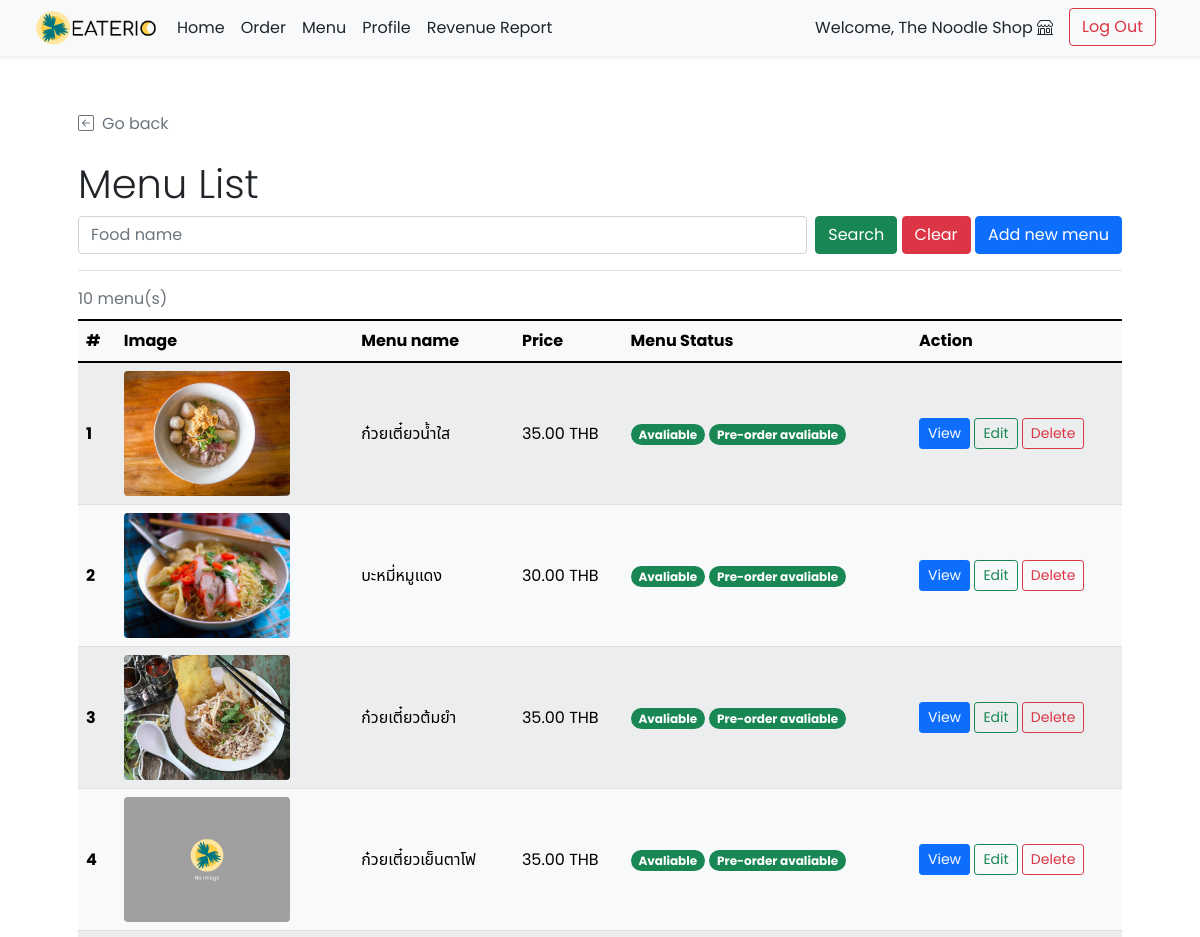
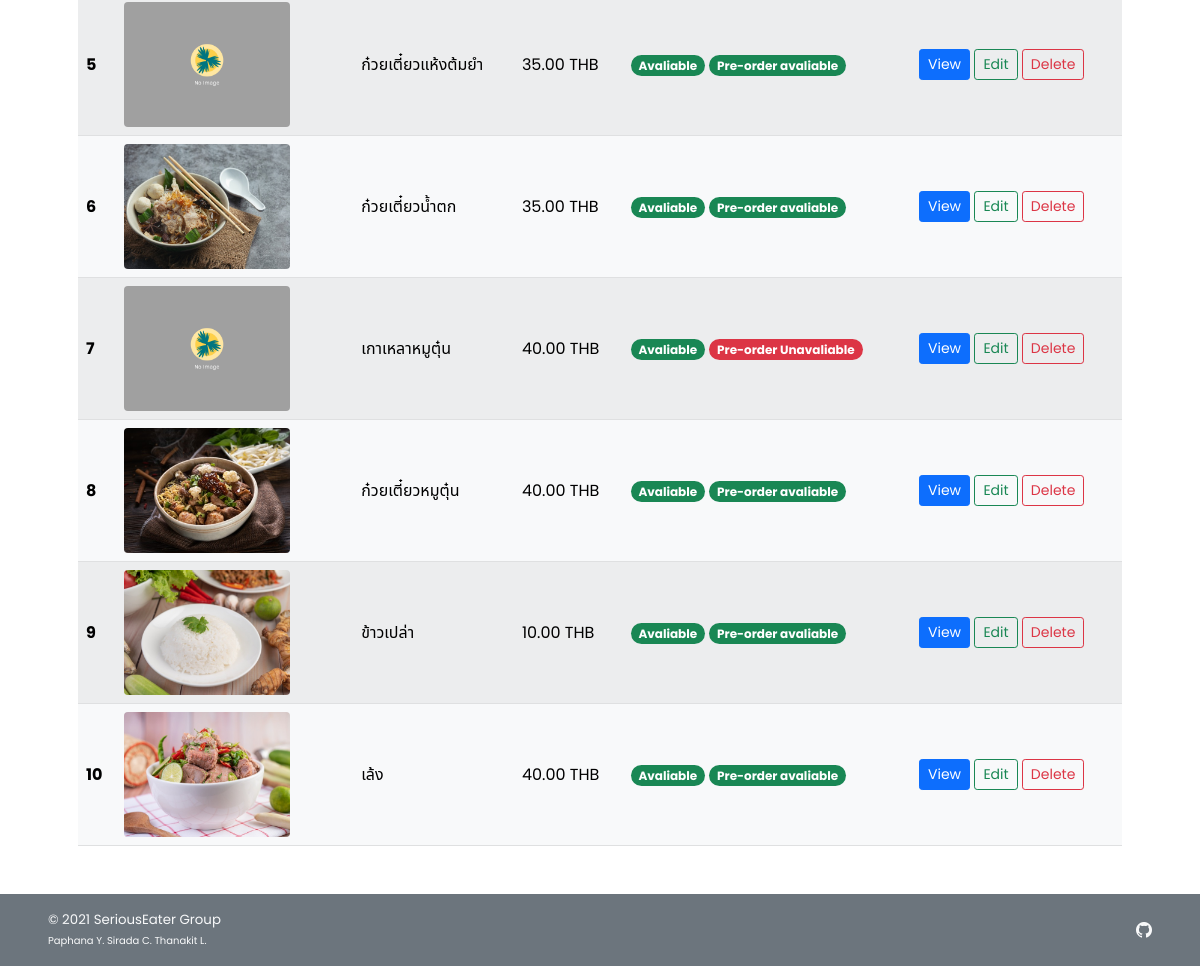
Page /shop/shop_menu_list.php (signed in) on the committed database (2 pictures, top to bottom).
### tables this page shows
CREATE TABLE `food` (
  `f_id` int(11) NOT NULL,
  `s_id` int(11) NOT NULL,
  `f_name` varchar(100) NOT NULL,
  `f_price` decimal(6,2) NOT NULL,
  `f_todayavail` tinyint(4) NOT NULL DEFAULT 1 COMMENT 'Food is available to order or not',
  `f_preorderavail` tinyint(4) NOT NULL DEFAULT 1,
  `f_pic` text DEFAULT NULL
);

### shop/shop_menu_list.php (the view, shortened to what this page needs)
<!DOCTYPE html>
<html lang="en">
<head>
    <?php
        include("../conn_db.php");
        include('../head.php');
        $s_id = $_SESSION["sid"];
    ?>
    <link href="../css/main.css" rel="stylesheet">
</head>
<body class="d-flex flex-column h-100">
    <?php include('nav_header_shop.php'); ?>
    <div class="container px-5 pt-4" id="shop-body">
        <div class="mt-4 border-bottom">
            <a class="nav nav-item text-decoration-none text-muted mb-2" href="#" onclick="history.back();">
                <i class="bi bi-arrow-left-square me-2"></i>Go back
            </a>
            <h2 class="pt-3 display-6">Menu List</h2>
            <form class="form-floating mb-3" method="GET" action="shop_menu_list.php">
                <div class="row g-2">
                    <div class="col">
                        <input type="text" class="form-control" id="f_name" name="f_name" placeholder="Food name"
                            <?php if(isset($_GET["search"])){?>value="<?php echo $_GET["f_name"];?>" <?php } ?>>
                    </div>
                    <div class="col-auto">
                        <button type="submit" name="search" class="btn btn-success">Search</button>
                        <button type="reset" class="btn btn-danger"
                            onclick="javascript: window.location='shop_menu_list.php'">Clear</button>
                        <a href="shop_menu_add.php" class="btn btn-primary">Add new menu</a>
                    </div>
                </div>
            </form>
        </div>
    <div class="pt-2" id="cust-table">
        <?php
            if(!isset($_GET["search"])){
                $search_query = "SELECT * FROM food f WHERE s_id = {$s_id};";
            }else{
                $search_fn=$_GET["f_name"];
                $search_query = "SELECT * FROM food f WHERE s_id = {$s_id} AND f_name LIKE '%{$search_fn}%';";
            }
            $search_result = $mysqli -> query($search_query);
            $search_numrow = $search_result -> num_rows;
            if($search_numrow == 0){
        ?>
        <div class="row">
            <div class="col mt-2 ms-2 p-2 bg-danger text-white rounded text-start">
                <svg xmlns="http://www.w3.org/2000/svg" width="16" height="16" fill="currentColor"
                    class="bi bi-x-circle ms-2" viewBox="0 0 16 16">
                    <path d="M8 15A7 7 0 1 1 8 1a7 7 0 0 1 0 14zm0 1A8 8 0 1 0 8 0a8 8 0 0 0 0 16z" />
                    <path
                        d="M4.646 4.646a.5.5 0 0 1 .708 0L8 7.293l2.646-2.647a.5.5 0 0 1 .708.708L8.707 8l2.647 2.646a.5.5 0 0 1-.708.708L8 8.707l-2.646 2.647a.5.5 0 0 1-.708-.708L7.293 8 4.646 5.354a.5.5 0 0 1 0-.708z" />
                </svg><span class="ms-2 mt-2">No shop found!</span>
                <a href="shop_menu_list.php" class="text-white">Clear Search Result</a>
            </div>
        </div>
        <?php } else{ ?>
        <div class="table-responsive">
        <table class="table rounded-5 table-light table-striped table-hover align-middle caption-top mb-5">
            <caption><?php echo $search_numrow;?> menu(s) <?php if(isset($_GET["search"])){?><br /><a
                    Result</a><?php } ?></caption>
            <thead class="bg-light">
                <tr>
                    <th scope="col">#</th>
                    <th scope="col">Image</th>
                    <th scope="col">Menu name</th>
                    <th scope="col">Price</th>
                    <th scope="col">Menu Status</th>
                    <th scope="col">Action</th>
                </tr>
            </thead>
            <tbody>
                <?php $i=1; while($row = $search_result -> fetch_array()){ ?>
                <tr>
                    <th><?php echo $i++;?></th>
                    <td><img
                            <?php
                                if(is_null($row["f_pic"])){echo "src='../img/default.png'";}
                                else{echo "src=\"../img/{$row['f_pic']}\"";}
                            ?>
                            style="width:75%; height:125px; object-fit:cover;"
                            class="img-fluid rounded" alt="<?php echo $food_row["f_name"]?>">
                    </td>
                    <td><?php echo $row["f_name"];?></td>
                    <td><?php echo $row["f_price"]." THB";?></td>
                    <td>
                    <?php
                        if($row["f_todayavail"]==1){
                        ?>
                        <span class="badge rounded-pill bg-success">Avaliable</span>
                        <?php }else{ ?>
                        <span class="badge rounded-pill bg-danger">Unavaliable</span>
                        <?php }
                            if($row["f_preorderavail"]==1){
                        ?>
                        <span class="badge rounded-pill bg-success">Pre-order avaliable</span>
                        <?php }else{ ?>
                        <span class="badge rounded-pill bg-danger">Pre-order Unavaliable</span>
                        <?php } ?>
                    </td>
                    <td>
                        <a href="shop_menu_detail.php?f_id=<?php echo $row["f_id"]?>"
                            class="btn btn-sm btn-primary">View</a>
                        <a href="shop_menu_edit.php?f_id=<?php echo $row["f_id"]?>"
                            class="btn btn-sm btn-outline-success">Edit</a>
                        <a href="shop_menu_delete.php?f_id=<?php echo $row["f_id"]?>"
                            class="btn btn-sm btn-outline-danger">Delete</a>
                    </td>
                </tr>
                <?php } ?>
            </tbody>
        </table>
        </div>
        <?php }
        ?>
    </div>
    </div>
    <footer
        class="footer d-flex flex-wrap justify-content-between align-items-center px-5 py-3 mt-auto bg-secondary text-light">
        <span class="smaller-font">&copy; 2021 SeriousEater Group<br /><span class="xsmall-font">Paphana Y. Sirada C.
                Thanakit L.</span></span>
        <ul class="nav justify-content-end list-unstyled d-flex">
            <li class="ms-3"><a class="text-light" target="_blank" href="https://github.com/waterthatfrozen/EATERIO"><i
                        class="bi bi-github"></i></a></li>
        </ul>
    </footer>
</body>
</html>

### css/main.css (style rules this page uses)
html { height: 100%; }
body { height: 100%; padding-top: 4rem; margin-bottom: -50px; font-family: 'Poppins', 'Noto Sans Thai', sans-serif; }
a { cursor: pointer; }
.bi { vertical-align: -.125em; fill: currentColor; }
.smaller-font { font-size: smaller; }
.xsmall-font { font-size: x-small; }

### rows in the picture
food: f_pic (picture), f_name "ก๋วยเตี๋ยวน้ำใส", f_price "35.00", f_todayavail "Avaliable", f_preorderavail "Pre-order avaliable"
food: f_pic (picture), f_name "บะหมี่หมูแดง", f_price "30.00", f_todayavail "Avaliable", f_preorderavail "Pre-order avaliable"
food: f_pic (picture), f_name "ก๋วยเตี๋ยวต้มยำ", f_price "35.00", f_todayavail "Avaliable", f_preorderavail "Pre-order avaliable"
food: f_name "ก๋วยเตี๋ยวเย็นตาโฟ", f_price "35.00", f_todayavail "Avaliable", f_preorderavail "Pre-order avaliable"
food: f_name "ก๋วยเตี๋ยวแห้งต้มยำ", f_price "35.00", f_todayavail "Avaliable", f_preorderavail "Pre-order avaliable"
food: f_pic (picture), f_name "ก๋วยเตี๋ยวน้ำตก", f_price "35.00", f_todayavail "Avaliable", f_preorderavail "Pre-order avaliable"
food: f_name "เกาเหลาหมูตุ๋น", f_price "40.00", f_todayavail "Avaliable", f_preorderavail "Pre-order Unavaliable"
food: f_pic (picture), f_name "ก๋วยเตี๋ยวหมูตุ๋น", f_price "40.00", f_todayavail "Avaliable", f_preorderavail "Pre-order avaliable"
food: f_pic (picture), f_name "ข้าวเปล่า", f_price "10.00", f_todayavail "Avaliable", f_preorderavail "Pre-order avaliable"
food: f_pic (picture), f_name "เล้ง", f_price "40.00", f_todayavail "Avaliable", f_preorderavail "Pre-order avaliable"

### other values in the picture
$_SESSION['shopname'] "The Noodle Shop"
$search_numrow "10"
